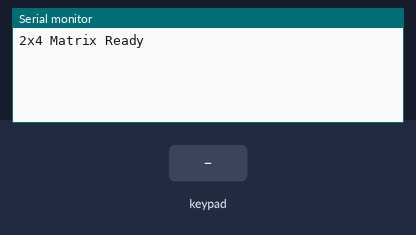
This sketch was run on a simulated Arduino Uno, built with avr-gcc and run on an emulated ATmega328P. Parts: the last lines printed to the serial monitor. Wiring (inferred from the names in the program): 2×4 keypad with keys 1 2 3 4 5 6 7 8 (labels assumed): rows pin 4, pin 5; columns pin 6, pin 7, pin 8, pin 9. The test bench sets the inputs (shaded band).

Above: at 1.2 s.
1.3 s: key '1' pressed
At 2.6 s:
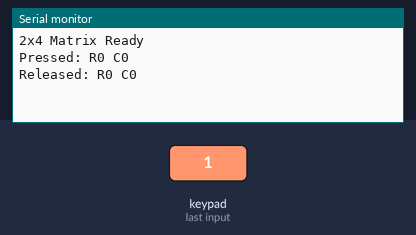
2.9 s: key '2' pressed
At 3.03 s:
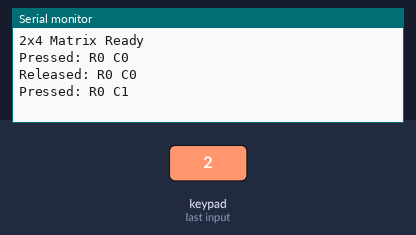

The sketch:

firmware.ino
```cpp
// ESP32-S3 SuperMini — 2x4 Button Matrix
// 2 Rows × 4 Columns = 8 buttons

const int ROWS = 2;
const int COLS = 4;

// Change these to match your PCB wiring
const int rowPins[ROWS] = {
  4, 5
};

const int colPins[COLS] = {
  6, 7, 8, 9
};

// Button state tracking
bool lastState[ROWS][COLS];
bool currentState[ROWS][COLS];

void setup() {
  Serial.begin(115200);

  // Rows are outputs
  for (int r = 0; r < ROWS; r++) {
    pinMode(rowPins[r], OUTPUT);
    digitalWrite(rowPins[r], HIGH);

    for (int c = 0; c < COLS; c++) {
      lastState[r][c] = false;
      currentState[r][c] = false;
    }
  }

  // Columns are inputs with pull-ups
  for (int c = 0; c < COLS; c++) {
    pinMode(colPins[c], INPUT_PULLUP);
  }

  Serial.println("2x4 Matrix Ready");
}

void loop() {

  for (int r = 0; r < ROWS; r++) {

    // Activate current row
    digitalWrite(rowPins[r], LOW);

    delayMicroseconds(5);

    for (int c = 0; c < COLS; c++) {

      // LOW means button is pressed
      bool pressed = digitalRead(colPins[c]) == LOW;

      currentState[r][c] = pressed;

      // Detect button press
      if (pressed && !lastState[r][c]) {
        Serial.print("Pressed: R");
        Serial.print(r);
        Serial.print(" C");
        Serial.println(c);
      }

      // Detect button release
      if (!pressed && lastState[r][c]) {
        Serial.print("Released: R");
        Serial.print(r);
        Serial.print(" C");
        Serial.println(c);
      }

      lastState[r][c] = pressed;
    }

    // Deactivate row
    digitalWrite(rowPins[r], HIGH);
  }

  delay(5);
}
```

Measured:
- after the input at 1.3 s, the serial monitor: prints a new line at once (image 1)
- after the input at 2.9 s, the serial monitor: prints a new line at once (image 2)
